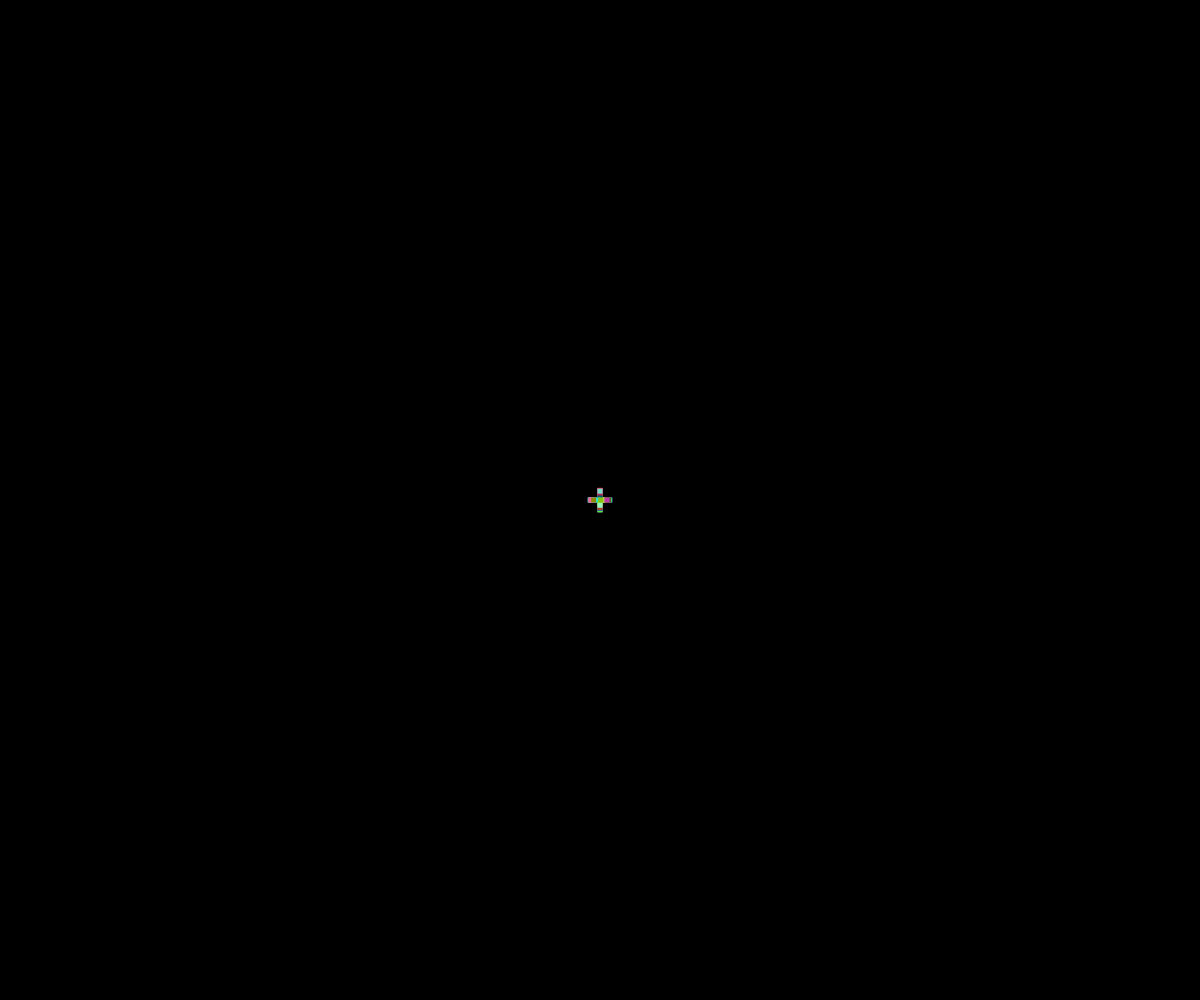
Frame 1 (no input)
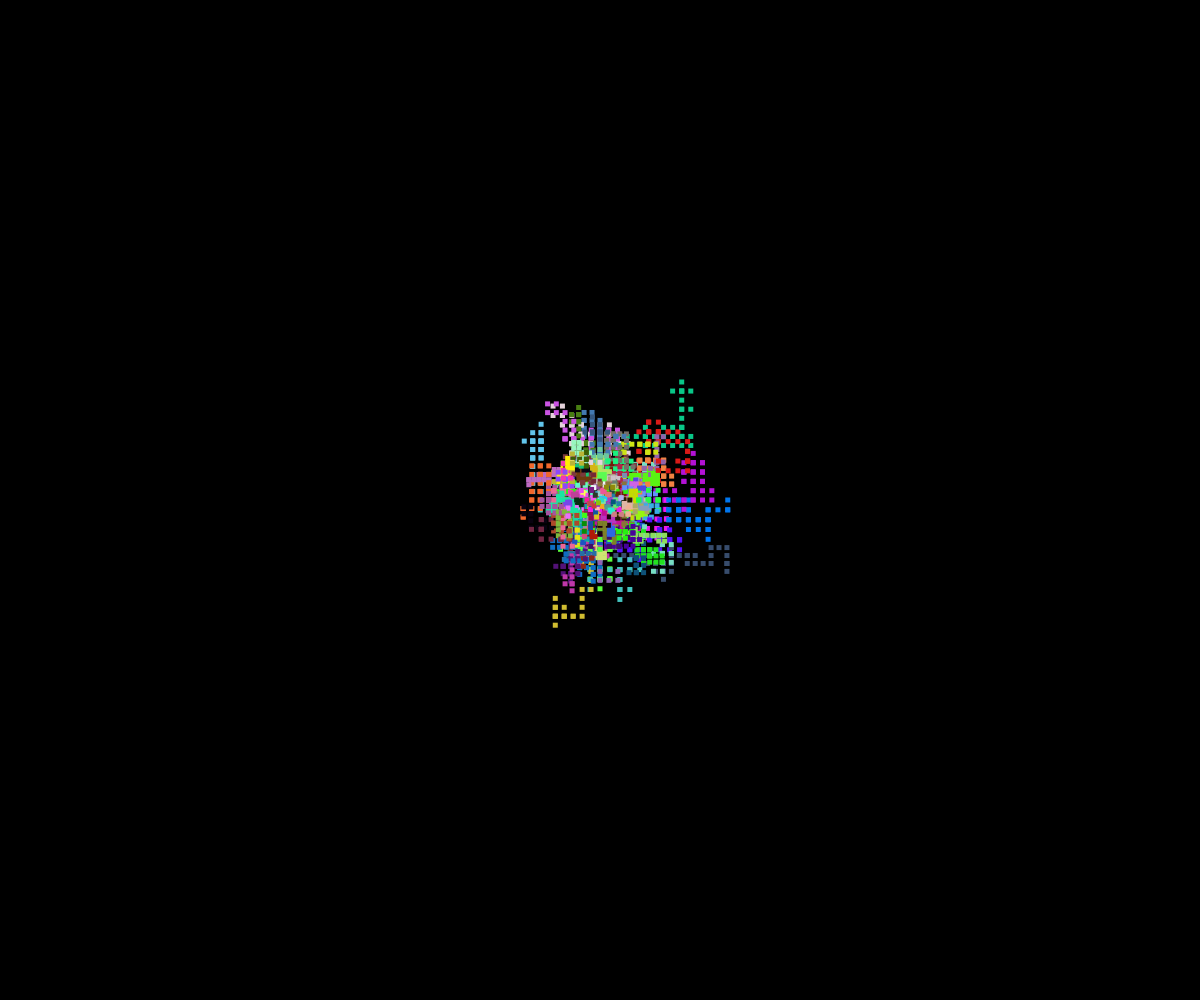
Frame 60 (no input)
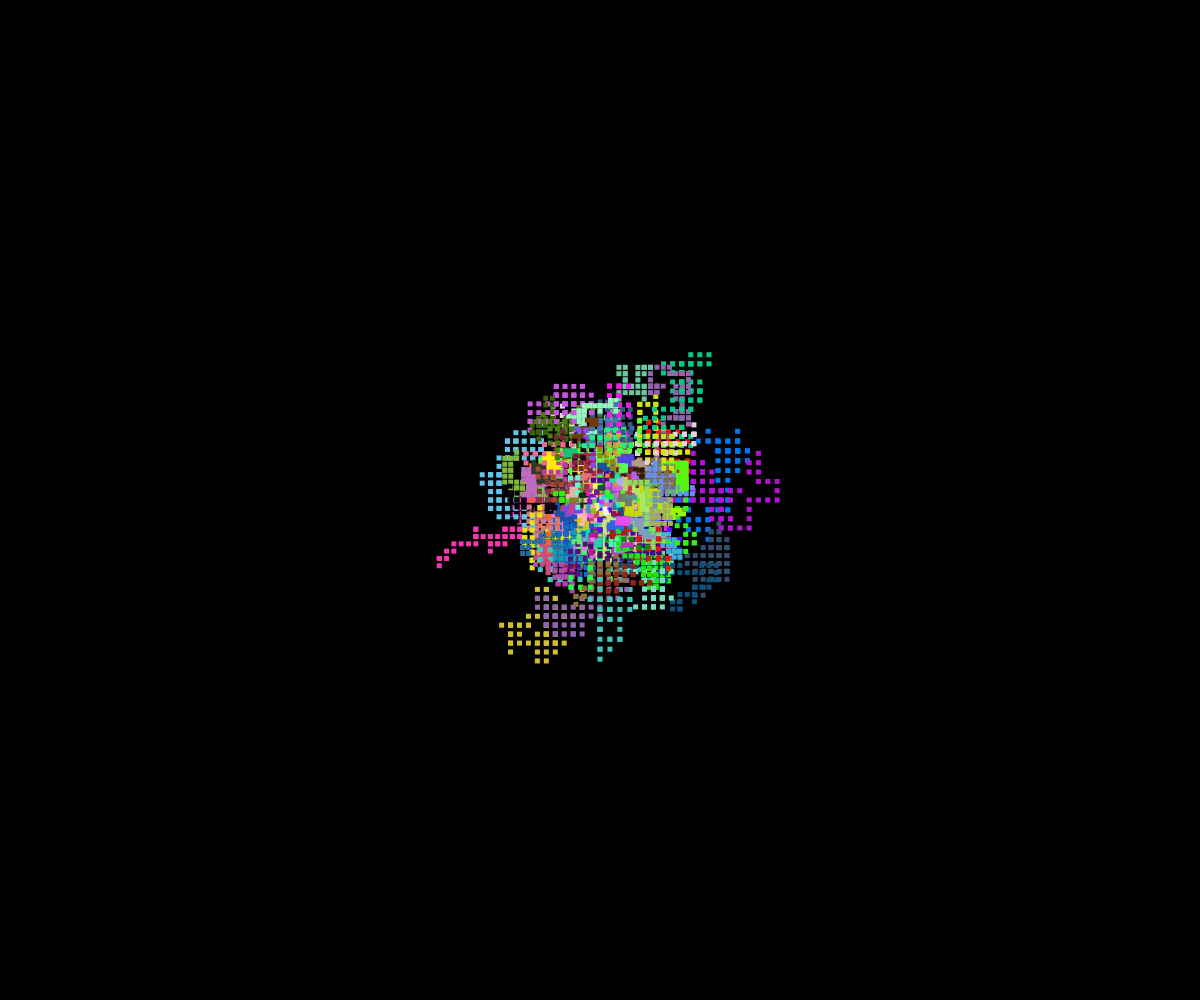
Frame 120 (the mouse pressed at the canvas centre since frame 60)

The p5.js sketch that drew these frames (run headless with seeded random() and noise() and a simulated clock; from frame 60 on, the mouse is pressed at the canvas centre):

// p5.js sketch
// ── sketch.js
// Classes and Objects
// Mr. Scott
// April 8th, 2024
// A first look at making our own classes

//let myWalker, myWalker2;  //objects can't be created before setup()
let walkers = [];
const NUM_WALKERS = 150;

function setup() {
  createCanvas(windowWidth, windowHeight);
  //set up some walker objects
  for(let i = 0; i < NUM_WALKERS; i++){
    let c = color(random(255),random(255),random(255));
    walkers.push(new Walker(width/2,height/2,c));
  }
  noStroke();
  background(0);
}

function draw() {
  for(let w of walkers){
    w.move();
    w.display();
  }
}


class Walker {
  constructor(x, y, c){
    this.x = x;   this.y = y;    this.c = c;
    this.speed = random(10);
    this.size = 5;
  }

  // Class Methods
  display(){
    rectMode(CENTER);
    fill(this.c);
    square(this.x, this.y, this.size);
  }

  move(){
    //equally likely chance of ↑ ↓ → ←
    let choice = Math.floor(random(4)); //0, 1 ,2 ,3
    if(choice===0) this.x -= this.speed; //LEFT
    else if (choice === 1) this.x += this.speed; //RIGHT
    else if (choice === 2) this.y -= this.speed; //UP
    else if (choice === 3) this.y += this.speed; //DOWN
  }
}
